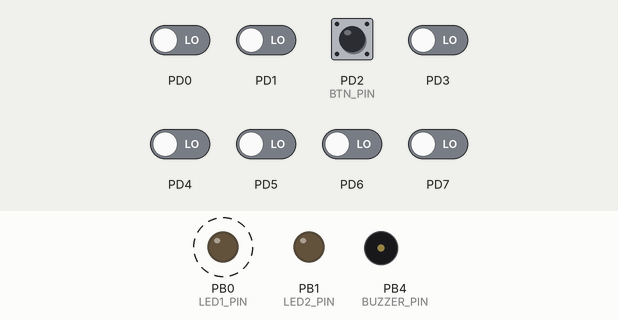
Bench run of a program on a simulated ATmega328P, built with avr-gcc and emulated at 16 MHz (the files do not name the chip). Parts: output pins drawn as LEDs (lit = HIGH), buzzer (waves = sounding, pin HIGH). Dashed ring = blinking. The inputs (shaded band) are chosen by the test bench; at power-on: PD2 (BTN_PIN) HIGH, PD0, PD1, PD3–7 LOW.

Above: at 1.2 s.
1.3 s: PD2 (BTN_PIN) pulled LOW for 0.15 s
At 1.75 s:
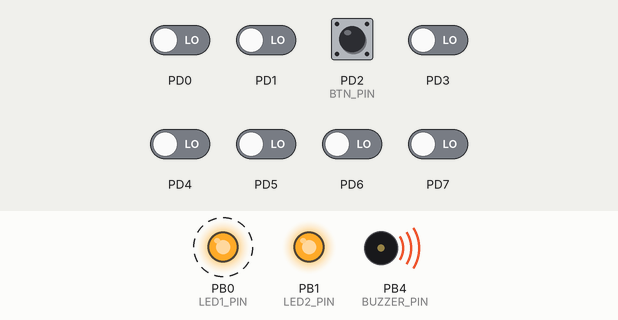
4.3 s: PD2 (BTN_PIN) pulled LOW for 1 s
At 4.9 s:
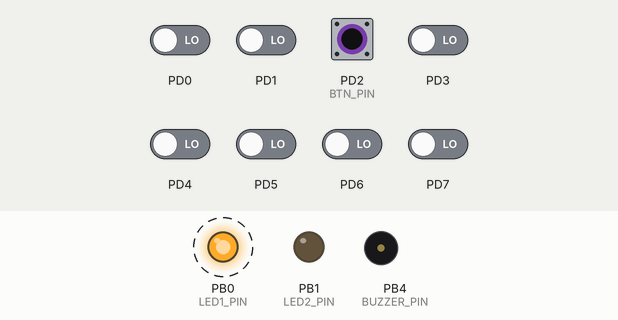
Timing chart, 0 to 14.0 s (numbered marks = the images above; inputs shaded):
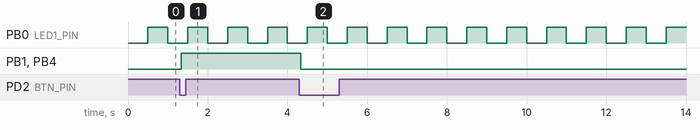

The program:

main.cpp
```cpp
#ifndef F_CPU
#define F_CPU 16000000UL
#endif

#include <avr/io.h>
#include <avr/interrupt.h>
#include <stdint.h>


#define BTN_PIN           PD2
#define BTN_PORT_IN       PIND
#define BTN_PORT_DDR      DDRD
#define BTN_PORT_PULLUP   PORTD

#define LED1_PIN          PB0
#define LED2_PIN          PB1
#define BUZZER_PIN        PB4
#define OUT_PORT_DDR      DDRB
#define OUT_PORT          PORTB

#define BUTTON_ACTIVE_LOW 1     /* 1 = nhan xuong GND ; 0 = nhan len VCC */
#define LED_ACTIVE_LOW    0     /* 0 = LED sang khi chan muc cao         */

#define BLINK_PERIOD_MS   500u  /* LED1: 500 ms sang, 500 ms tat         */
#define SAMPLE_PERIOD_MS  5u    /* chu ky lay mau chong doi phim         */


static volatile uint32_t ms_ticks = 0;

/* Timer0 CTC: 16 MHz / 64 / 250 = 1 kHz -> ngat moi 1 ms */
static void timer0_init(void)
{
    TCCR0A = (1 << WGM01);
    TCCR0B = (1 << CS01) | (1 << CS00);
    OCR0A  = 249;
    TIMSK0 = (1 << OCIE0A);
}

ISR(TIMER0_COMPA_vect)
{
    ms_ticks++;
}

static uint32_t millis(void)
{
    uint32_t t;
    cli();
    t = ms_ticks;
    sei();
    return t;
}


static uint8_t  btn_history       = BUTTON_ACTIVE_LOW ? 0xFF : 0x00;
static uint8_t  btn_stable        = 0;   /* trang thai da loc rung */
static uint8_t  btn_prev_stable   = 0;   /* de phat hien canh nhan */

static void button_init(void)
{
    BTN_PORT_DDR &= (uint8_t)~(1 << BTN_PIN);      /* input */
#if BUTTON_ACTIVE_LOW
    BTN_PORT_PULLUP |= (1 << BTN_PIN);              /* bat pull-up noi bo */
#endif
}

/* Goi dinh ky moi SAMPLE_PERIOD_MS. Tra ve 1 neu vua co canh NHAN. */
static uint8_t button_sample(void)
{
    uint8_t raw = (BTN_PORT_IN & (1 << BTN_PIN)) ? 1 : 0;
#if BUTTON_ACTIVE_LOW
    uint8_t pressed_now = raw ? 0 : 1;   /* muc thap = dang nhan */
#else
    uint8_t pressed_now = raw ? 1 : 0;
#endif

    btn_history = (uint8_t)((btn_history << 1) | pressed_now);

    if (btn_history == 0xFF)
        btn_stable = 1;
    else if (btn_history == 0x00)
        btn_stable = 0;
    /* gia tri khac 0x00/0xFF: dang chuyen tiep, giu nguyen trang thai cu */

    uint8_t edge = (uint8_t)(btn_stable && !btn_prev_stable);
    btn_prev_stable = btn_stable;
    return edge;
}


static void output_init(void)
{
    OUT_PORT_DDR |= (1 << LED1_PIN) | (1 << LED2_PIN) | (1 << BUZZER_PIN);

#if LED_ACTIVE_LOW
    OUT_PORT |= (1 << LED1_PIN) | (1 << LED2_PIN);      /* bat dau: tat */
#else
    OUT_PORT &= (uint8_t)~((1 << LED1_PIN) | (1 << LED2_PIN));
#endif
    OUT_PORT &= (uint8_t)~(1 << BUZZER_PIN);
}

static void led_set(uint8_t pin, uint8_t on)
{
#if LED_ACTIVE_LOW
    if (on) OUT_PORT &= (uint8_t)~(1 << pin); else OUT_PORT |= (1 << pin);
#else
    if (on) OUT_PORT |= (1 << pin); else OUT_PORT &= (uint8_t)~(1 << pin);
#endif
}

static void buzzer_set(uint8_t on)
{
    if (on) OUT_PORT |= (1 << BUZZER_PIN);
    else    OUT_PORT &= (uint8_t)~(1 << BUZZER_PIN);
}

/* ================== MAIN ================== */
int main(void)
{
    uint32_t last_sample_time = 0;
    uint32_t last_blink_time  = 0;
    uint8_t  led1_state       = 0;
    uint8_t  led2_state       = 0;

    output_init();
    button_init();
    timer0_init();
    sei();

    while (1) {
        uint32_t now = millis();

        /* ---- LED1: nhay lien tuc, khong dung delay chan ---- */
        if ((uint32_t)(now - last_blink_time) >= BLINK_PERIOD_MS) {
            last_blink_time = now;
            led1_state = (uint8_t)!led1_state;
            led_set(LED1_PIN, led1_state);
        }

        /* ---- Nut bam: lay mau moi SAMPLE_PERIOD_MS, chong doi phim ---- */
        if ((uint32_t)(now - last_sample_time) >= SAMPLE_PERIOD_MS) {
            last_sample_time = now;

            if (button_sample()) {           /* vua co canh nhan */
                led2_state = (uint8_t)!led2_state;
                led_set(LED2_PIN, led2_state);
                buzzer_set(led2_state);       /* buzzer dong bo voi LED2 */
            }
        }
    }
}
```

Measured:
- after the input at 1.3 s, PB1 (LED2_PIN), PB4 (BUZZER_PIN): LOW → HIGH at once
- after the input at 4.3 s, PB1 (LED2_PIN), PB4 (BUZZER_PIN): HIGH → LOW at once
- by itself, PB0 (LED1_PIN): alternates HIGH for 0.50 s and LOW for 0.50 s
